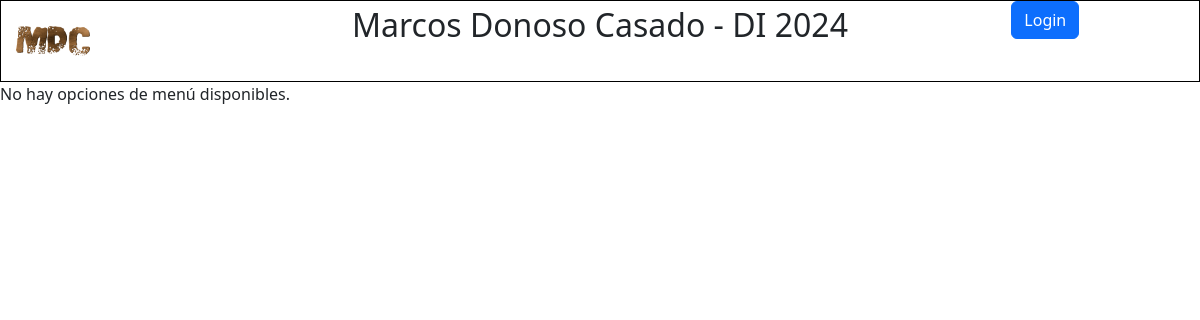
Before: / with the older database file.
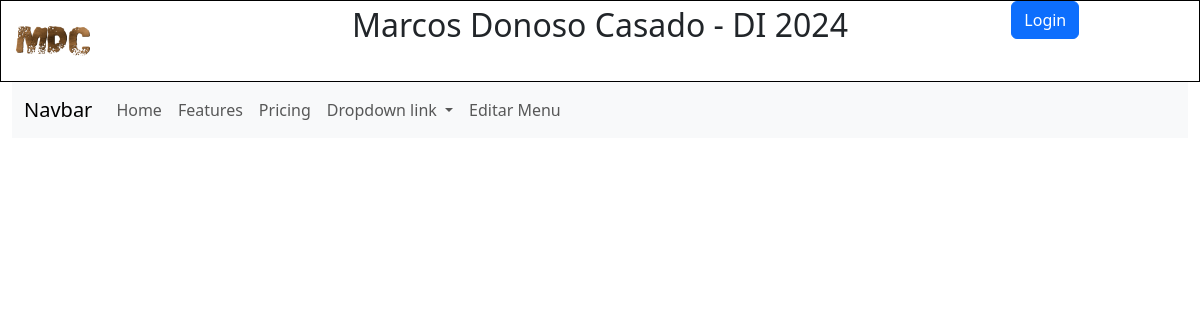
After: the same page with the newer database file.
### tables this page shows
CREATE TABLE `menu` (
  `id` int(11) UNSIGNED NOT NULL PRIMARY KEY AUTO_INCREMENT,
  `titulo` varchar(255) NOT NULL,
  `url` varchar(255) DEFAULT '#',
  `id_padre` int(11) UNSIGNED DEFAULT NULL,
  `posicion` int(11) UNSIGNED NOT NULL,
  `activo` tinyint(1) DEFAULT 1
);

### controladores/C_Menu.php (called while the page is built, shortened)
<?php
require_once 'vistas/Vista.php';
class C_Menu extends Controlador{
    private $modelo;
    public function __construct(){
        $this->modelo = new M_Menu();
     }
    public function cargarVistaMenu(){
        $datos=$this->modelo->obtenerMenu();
        Vista::render('vistas/Menus/V_Menu.php', $datos);
    }
}
?>

### modelos/DAO.php (called while the page is built, shortened)
<?php
    class DAO{
		private $conexion;
		public function __construct(){
			$this->conexion= new mysqli(HOST,USER,PASS,DB);
		}
        public function consultar($SQL){
			$res=$this->conexion->query($SQL,MYSQLI_USE_RESULT);
			$filas=array();
			if ($this->conexion->errno) {
					die('Error en consulta: '.$this->conexion->error.' SQL: <b>'.$SQL.'</b>');
			}else{
				while($reg=$res->fetch_assoc()){
					$filas[]=$reg;
				}
			}
			return $filas;
		}
    }
?>

### modelos/M_Menu.php (called while the page is built, shortened)
<?php
require_once 'modelos/DAO.php';
class M_Menu extends Modelo{
    public $DAO;
    public function __construct(){
        $this->DAO = new DAO();
    }
    public function obtenerMenu() {
        $sql = "SELECT * FROM menu WHERE activo = 1 ORDER BY id_padre, posicion";
        return $this->DAO->consultar($sql);
    }
}
?>

### vistas/Menus/V_Menu.php (the view, shortened to what this page needs)
<?php if (!empty($datos)): ?>
    <div class="container-fluid" id="capaMenu">
        <nav class="navbar navbar-expand-lg bg-body-tertiary">
            <div class="container-fluid">
                <a class="navbar-brand" href="#">Navbar</a>
                <div class="collapse navbar-collapse" id="navbarNavDropdown">
                    <ul class="navbar-nav me-auto">
                        <?php
                        function obtenerSubmenus($menuId, $datos)
                        {
                            $submenus = [];
                            foreach ($datos as $item) {
                                if (!empty($item['id_padre']) && $item['id_padre'] == $menuId) {
                                    $submenus[] = $item;
                                }
                            }
                            return $submenus;
                        }
                        usort($datos, function ($a, $b) {
                            return $a['posicion'] - $b['posicion'];
                        });
                        foreach ($datos as $menuItem):
                            if (empty($menuItem['id_padre'])):
                                $submenus = obtenerSubmenus($menuItem['id'], $datos);
                        ?>
                                <?php if (!empty($submenus)): ?>
                                    <li class="nav-item dropdown">
                                        <a class="nav-link dropdown-toggle" href="#" role="button" data-bs-toggle="dropdown" aria-expanded="false">
                                            <?= htmlspecialchars($menuItem['titulo']) ?>
                                        </a>
                                    </li>
                                <?php else: ?>
                                    <li class="nav-item">
                                        <a
                                            class="nav-link"
                                            href="#"
                                            onclick="<?= htmlspecialchars($menuItem['url']) ?>">
                                            <?= htmlspecialchars($menuItem['titulo']) ?>
                                        </a>
                                    </li>
                                <?php endif; ?>
                        <?php
                            endif;
                        endforeach;
                        ?>
                    </ul>
                </div>
            </div>
        </nav>
    </div>
<?php else: ?>
    <p>No hay opciones de menú disponibles.</p>
<?php endif; ?>

### index.php (shortened to what this page needs)
<?php session_start();
$nombre='';
$Btnlogin = '<a href="login.php" class="btn btn-primary">Login</a>';
$Btnlogout = '<a href="logout.php" class="btn btn-danger">Logout</a>';
?>
<!DOCTYPE html>
<html lang="es">
    <head>
        <link rel="stylesheet" href="librerias/bootstrap-5.3.3-dist/css/bootstrap.min.css">
        <link rel="stylesheet" href="css/app.css">
    </head>
    <body>
        <div class="container-fluid" id="capaEncabezado">
            <div class="row">
                <div class="col-md-2 col-sm-9 d-none d-sm-block">
                    <img src="icono/512x512.png" style="height: 5rem;">
                </div>
                <div class="col-md-8 d-none d-md-block divTitulo">
                    Marcos Donoso Casado - DI 2024
                </div>
                <div class="col-md-2 col-sm-3 d-none d-sm-block" >
                    <?php
                    if($nombre != ''){
                        echo $Btnlogout;
                    }else{
                        echo $Btnlogin;
                    }
                    echo $nombre?>
                </div>
            </div>
        </div>
        <?php
        require_once 'controladores/C_Menu.php';
        $menuController = new C_Menu();
        $menuController->cargarVistaMenu();
        ?>
    </body>
</html>

### vistas/Vista.php
<?php
class Vista {
    static public function render($rutaVista, $datos = array()) {
        extract($datos);
        if (file_exists($rutaVista)) {
            require($rutaVista);
        } else {
            echo "La vista $rutaVista no existe.";
        }
    }
}
?>

### css/app.css (style rules this page uses)
#capaEncabezado { border: 1px solid black; }
.divTitulo { text-align: center; vertical-align: middle; font-size: 2rem ; }

Changed rows visible on the page:
added menu: titulo "Home"
added menu: titulo "Features"
added menu: titulo "Pricing"
added menu: titulo "Dropdown link"
added menu: titulo "Editar Menu"
Other visible differences:
text no longer shown: "No hay opciones de menú disponibles."
text now shown: "Navbar"
